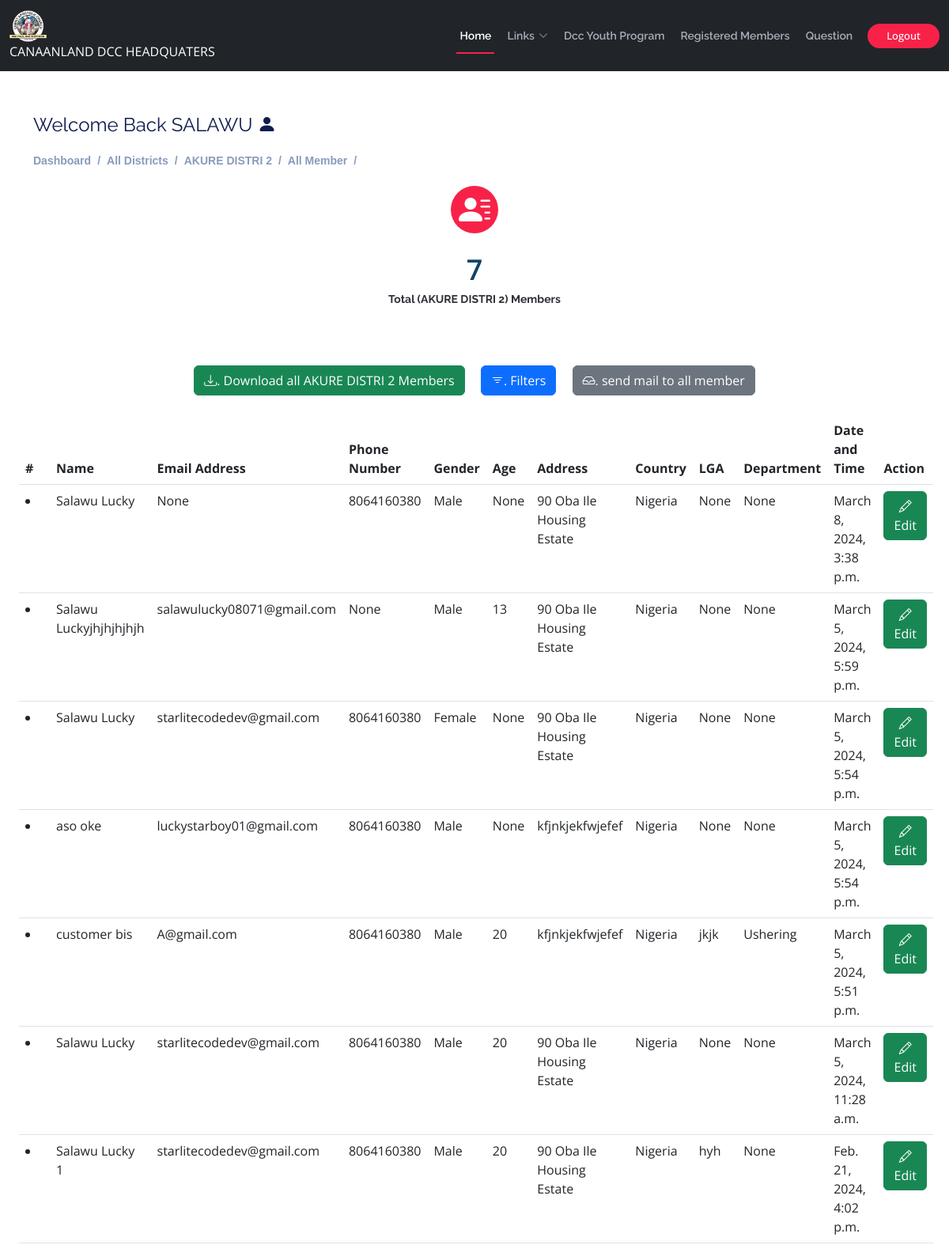
Page /secretary/district-member/2 (signed in) on the committed database.
### users/models.py (models this page shows, shortened)
class User(AbstractUser):
    username = None
    email = models.EmailField(max_length=150, unique=True, null=True, blank=True)
    phone = models.CharField(max_length=150,null=True, blank=True)
    district =models.ForeignKey(District,on_delete=models.SET_NULL,null=True, blank=True)
    objects=UserManager( )
    USERNAME_FIELD ='email'
    REQUIRED_FIELDS=['first_name','last_name']
    class Meta:
        ordering = ['-district']
        indexes = [
            models.Index(fields=['-district']),
        ]

class District(models.Model):
    name = models.CharField(max_length=500,unique=True, null=True,blank=True)
    address =models.CharField(max_length=1000,unique=True, null=True,blank=True)
    date = models.DateTimeField(auto_now_add=True,null=True)
    class Meta:
        ordering = ['name']
        indexes = [
            models.Index(fields=['name']),
        ]
    def __str__(self):
        return f"{self.name}"

### secretary/models.py (models this page shows, shortened)
class Church_Member(models.Model):
    sex =(('Male', 'Male'),('Female', 'Female'),)
    district = models.ForeignKey(District,on_delete=models.SET_NULL,null=True, blank=True)
    name = models.CharField(max_length=200, blank=True,null=True)
    email = models.EmailField(max_length=200, null=True,blank=True)
    phone = models.IntegerField(null=True,blank=True)
    address= models.CharField(max_length=200, blank=True,null=True)
    gender = models.CharField(max_length=200, blank=True,null=True,choices=sex,default='Male')
    age = models.IntegerField(null=True,blank=True)
    country = models.CharField(max_length=200, blank=True,null=True, default='Nigeria')
    LGA= models.CharField(max_length=200, blank=True,null=True)
    department= models.ForeignKey(Department,blank=True, null=True, on_delete=models.CASCADE)
    date= models.DateTimeField(auto_now_add=True,null=True)
    class Meta:
        ordering = ['-date']
        indexes = [
            models.Index(fields=['-date']),
        ]

### administrator/models.py (models this page shows)
class Department(models.Model):
    name = models.CharField(max_length=200, null=True)
    class Meta:
        ordering = ['-name']
        indexes = [
            models.Index(fields=['-name']),
        ]
    def __str__(self):
        return self.name

### secretary/views.py (the view)
# urls.py: path('district-member/<int:pk>', views.district_member, name="district-member"),
@login_required(login_url='admin-login')
def district_member(request, pk):
    district=District.objects.get(id=pk)
    district_member = Church_Member.objects.filter(district = district)
    department=Department.objects.all()
    myFilter=DistrictMemberFilter(request.GET, queryset=district_member)
    district_member=myFilter.qs
    p=Paginator(district_member, 20)
    page_num = request.GET.get('page',1)
    try:
        page = p.page(page_num)
    except PageNotAnInteger:
        page = p.page(1)
    except EmptyPage:
        page = p.page(p.num_pages)
    return render(request, "secretary/district-members.html",{'district':district,'district_member':page,'department':department})

### templates/secretary/district-members.html (shortened to what this page needs)
{% extends 'main.html' %}
{% load static %}
{% load humanize %}
{% block content %}
<div class="pagetitle container">
  <h4>Welcome Back {{request.user.first_name}} <i class="bi bi-person-fill"></i></h4>
  <nav>
    <ol class="breadcrumb">
      {% if user.groups.all.0.name == 'admin' %}
      <li class="breadcrumb-item"><a href="{% url 'admin-dashboard' %}">Dashboard</a></li>
      <li class="breadcrumb-item"><a href="{% url 'admin-district' %}">All Districts</a></li>
      {% endif %}
      <li class="breadcrumb-item">{{district}}</li>
      <li class="breadcrumb-item">All Member</li>
      <li class="breadcrumb-item"></li>
    </ol>
  </nav>
</div>
<div class="container-fluid col-lg-12" data-aos="fade-up">
    <center>
        <section id="counts" class="counts">
          <div class="container">
              <div class="col-lg-6 col-6">
                <div class="count-box">
                    <i class="bi bi-person-lines-fill"></i><br>
                  <span data-purecounter-start="0" data-purecounter-end="4000" data-purecounter-duration="1" class="purecounter">{{ district_member|length }}</span>
                  <p><b>Total ({{district}}) Members</b></p>
                </div>
              </div>
            </div>
        </section>
      </center>
          <center>
            <div class="container-fluid">
                  <a href="{% url 'all_church_member_download' district.id %}"><button type="button" class="btn btn-success m-2"><i class="bi bi-download"></i>. Download all {{district}} Members</button></a>
                  <button data-bs-toggle="modal" data-bs-target="#filterResult" type="button" class="m-2 btn btn-primary"><i class="bi bi-filter"></i>. Filters</button>
                  <button data-bs-toggle="modal" data-bs-target="#SendMail" type="button" class="m-2 btn btn-secondary"><i class="bi bi-inbox"></i>. send mail to all member</button>
              </div>
      </center>
      <section>
        <div class="container-fluid">
          {% if district_member %}
          <div class="table-responsive-sm">
            <table class="table" id="myTable">
              <thead>
                <tr>
                  <th>#</th>
                  <th>Name</th>
                  <th>Email Address</th>
                  <th>Phone Number</th>
                  <th>Gender</th>
                  <th>Age</th>
                  <th>Address</th>
                  <th>Country</th>
                  <th>LGA</th>
                  <th>Department</th>
                  <th>Date and Time</th>
                  <th>Action</th>
                </tr>
              </thead>
              <tbody>
                {% for i in district_member %}
                <tr>
                  <ol><td><li></li></td></ol>
                  <td>{{i.name}}</td>
                  <td>{{i.email}}</td>
                  <td>{{i.phone}}</td>
                  <td>{{i.gender}}</td>
                  <td>{{i.age}}</td>
                  <td>{{i.address}}</td>
                  <td>{{i.country}}</td>
                  <td>{{i.LGA}}</td>
                  <td>{{i.department}}</td>
                  <td>{{i.date}}</td>
                  <th><a href="{% url 'edit-member' i.id %}" class='btn btn-success'><i class='bi bi-pencil'></i> Edit</a></th>
                </tr>{% endfor %}
              </tbody>
            </table>
            {% else %}
        <center><h1 class="mt-4 text-danger"><b>No Member Found</b></h1></center>
        {% endif %}
      </div>
      </div>
    </section>
      </div>
{% endblock content %}

### static/assets/css/style.css (style rules this page uses)
.counts { background: white; padding: 30px 0 40px 0; }
.counts .count-box { padding: 30px 30px 25px 30px; width: 100%; position: relative; text-align: center; background: #fff; }
.counts .count-box i { position: absolute; top: -25px; left: 50%; transform: translateX(-50%); font-size: 40px; background: #f82249; padding: 12px; color: #fff; border-radius: 50px; display: inline-flex; align-items: center; justify-content: center; width: 60px; height: 60px; }
.counts .count-box span { font-size: 36px; display: block; font-weight: 600; color: #124364; }
.counts .count-box p { padding: 0; margin: 0; font-family: "Raleway", sans-serif; font-size: 14px; }
body { background: #fff; color: #2f3138; font-family: "Open Sans", sans-serif; }
a { color: #f82249; text-decoration: none; transition: 0.5s; }
p { padding: 0; margin: 0 0 30px 0; }
h1, h2, h3, h4, h5, h6 { font-family: "Raleway", sans-serif; font-weight: 400; margin: 0 0 20px 0; padding: 0; color: #0e1b4d; }
.breadcrumb { font-size: 14px; font-family: "Nunito", sans-serif; color: #899bbd; font-weight: 600; }
.breadcrumb a { color: #899bbd; transition: 0.3s; }
.breadcrumb .breadcrumb-item::before { color: #899bbd; }

### rows in the picture
User: user.first_name "SALAWU"
District: name "AKURE DISTRI 2"
Church_Member: name "Salawu Lucky", email "None", phone "8064160380", gender "Male", age "None", address "90 Oba Ile Housing Estate", country "Nigeria", LGA "None", department "None", date "March 8, 2024, 3:38 p.m."
Church_Member: name "Salawu Luckyjhjhjhjhjh", email "salawulucky08071@gmail.com", phone "None", gender "Male", age "13", address "90 Oba Ile Housing Estate", country "Nigeria", LGA "None", department "None", date "March 5, 2024, 5:59 p.m."
Church_Member: name "Salawu Lucky", email "starlitecodedev@gmail.com", phone "8064160380", gender "Female", age "None", address "90 Oba Ile Housing Estate", country "Nigeria", LGA "None", department "None", date "March 5, 2024, 5:54 p.m."
Church_Member: name "aso oke", email "luckystarboy01@gmail.com", phone "8064160380", gender "Male", age "None", address "kfjnkjekfwjefef", country "Nigeria", LGA "None", department "None", date "March 5, 2024, 5:54 p.m."
Church_Member: name "customer bis", email "A@gmail.com", phone "8064160380", gender "Male", age "20", address "kfjnkjekfwjefef", country "Nigeria", LGA "jkjk", department "Ushering", date "March 5, 2024, 5:51 p.m."
Church_Member: name "Salawu Lucky", email "starlitecodedev@gmail.com", phone "8064160380", gender "Male", age "20", address "90 Oba Ile Housing Estate", country "Nigeria", LGA "None", department "None", date "March 5, 2024, 11:28 a.m."
Church_Member: name "Salawu Lucky 1", email "starlitecodedev@gmail.com", phone "8064160380", gender "Male", age "20", address "90 Oba Ile Housing Estate", country "Nigeria", LGA "hyh", department "None", date "Feb. 21, 2024, 4:02 p.m."

### other values in the picture
{{ district_member|length }} "7"
